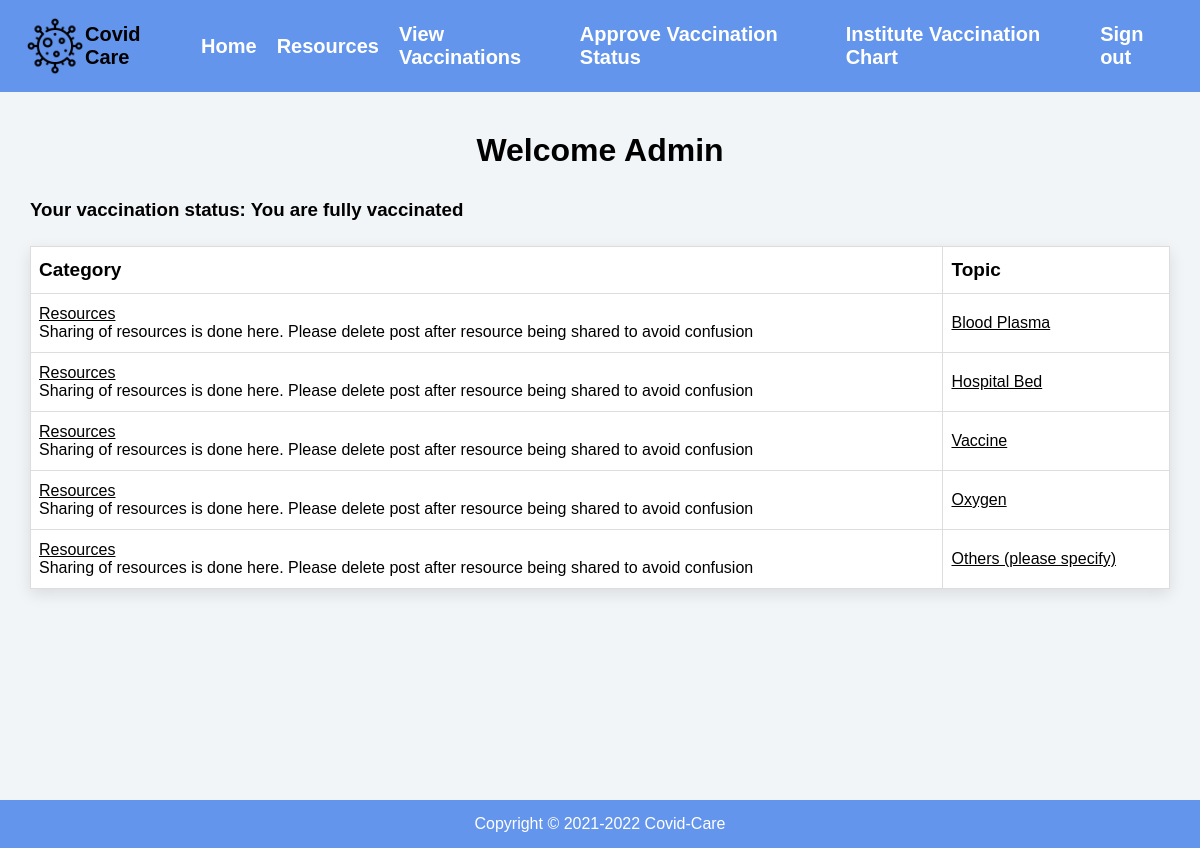
The page /index.php (signed in) on the database its author committed.
### tables this page shows
CREATE TABLE `topics` (
  `topic_id` int(8) NOT NULL,
  `topic_subject` varchar(255) NOT NULL,
  `topic_cat` int(8) NOT NULL,
  `topic_by` int(8) NOT NULL
);

CREATE TABLE `categories` (
  `cat_id` int(8) NOT NULL,
  `cat_name` varchar(255) NOT NULL,
  `cat_description` varchar(255) NOT NULL
);

### index.php (the view, shortened to what this page needs)
<?php
include 'connect.php';
include 'header.php';
$sql = "SELECT  *
FROM categories
INNER JOIN topics
ON categories.cat_id = topics.topic_cat;";
$result = mysqli_query($conn, $sql);
if(isset($_SESSION['signed_in']) == false)
{
    header("Location: signin.php");
    exit();
}
else{
    $sql_vaccine = "SELECT  user_vaccination
   FROM users
    WHERE users.user_id=".$_SESSION['user_id']
    ;
    $result_vaccine=mysqli_query($conn, $sql_vaccine);
    $row_vaccine = mysqli_fetch_assoc($result_vaccine);
    echo("<h1>Welcome ".$_SESSION['user_name']. "</h1>");
    if ($row_vaccine['user_vaccination']==2) {
        echo "<h3 class='sub-head'>Your vaccination status: You are fully vaccinated</h3>";
    }
if(!$result)
{
    echo 'The categories could not be displayed, please try again later.';
}
else
{
    if(mysqli_num_rows($result) == 0)
    {
        echo 'No categories defined yet.';
    }
    else
    {
        echo '<table border="1">
              <tr>
                <th>Category</th>
                <th>Topic</th>
              </tr>';
        while($row = mysqli_fetch_assoc($result))
        {
            echo '<tr>';
                echo '<td class="leftpart">';
                    echo '<h5><a href="category.php?id=' . $row['cat_id'] . '">' . $row['cat_name'] . '</a></h5>' . $row['cat_description'];
                echo '</td>';
                echo '<td class="rightpart">';
                            echo '<h5><a href="topic.php?id=' . $row['topic_id'] . '">' . $row['topic_subject'] . '</a><h5>';;
                echo '</td>';
            echo '</tr>';
        }
        echo '</table>';
    }
}
}
?>
<?php
include 'footer.php';
?>

### header.php (shortened to what this page needs)
<!doctype html>
<html>
<head>
<link rel="stylesheet" href="style.css">
</head>
<body>
      <header>
        <div class="logo">
          <a href="index.php"><img src="virus.png" height="60px"/><span>Covid Care</span></a>
</div>
        <div class="links">
          <?php
      if (isset($_SESSION['user_level'])) {
        echo ' <a class="item" href="index.php"> Home </a>
        <a class="item" href="category.php?id=8">Resources</a>';?><?php
        if (isset($_SESSION['user_level'])&&$_SESSION['user_level']==1) {
          echo '<a class="item" href="vaccination.php">View Vaccinations</a>';
          echo '<a class="item" href="approve-vaccination.php">Approve Vaccination Status</a>';}
          echo '<a class="item" href="institute-vaccination-chart.php">Institute Vaccination Chart</a>';
          echo '</div>
          <div><a href="signout.php">Sign out</a><div>';
        }
        else{
          echo '<a class="item" href="institute-vaccination-chart.php">Institute Vaccination Chart</a></div><div><a href="signup.php">SignUp</a><a href="signin.php">Login</a></div>';
        }
      ?>
      </div>
    </header>
    <div class="container">

### footer.php
</div>
<div class="footer">Copyright © 2021-2022 Covid-Care</div>
</body>
</html>

### style.css (style rules this page uses)
* { margin: 0; padding: 0; box-sizing: border-box; font-family: "Poppins", sans-serif; }
body { background-color: #F1F5F8; min-height: 100vh; position: relative; }
a { text-decoration: underline; }
h1 { text-align: center; margin: 10px 0px ; margin-top: 40px; }
.container { width: 95%; margin: auto; margin-bottom: 30px; }
header { display: flex; align-items: center; justify-content: space-between; padding: 16px 15px; color: white; background-color: #6495ED; margin-bottom: 40px; }
header div { display: flex; align-items: center; }
.logo a { font-size: 20px; display: flex; align-items: center; color: black; }
header a { color: white; margin: 0px 10px; font-size: 20px; text-decoration: none; font-weight: bolder; }
.sub-head { margin-top: 30px; }
table { font-family: Arial, Helvetica, sans-serif; border-collapse: collapse; overflow-x: auto; width: 100%; margin-top: 25px; background-color: white; box-shadow: 0 5px 15px rgb(0 0 0 / 10%); }
table td, table th { border: 1px solid #ddd; padding:11px 8px; }
td,h5 { font-size: 16px; font-weight: 300; }
table th { padding-top: 12px; padding-bottom: 12px; text-align: left; font-weight: bolder; color: black; font-size: 19px; }
table a { color: black; }
.footer { top: 100%; position: absolute; background-color: #6495ED; color: white; width: 100%; padding: 15px; text-align: center; }

### rows shown on the page
topics: topic_cat.cat_name "Resources", topic_cat.cat_description "Sharing of resources is done here. Please delete post after resource being shared to avoid confusion", topic_subject "Blood Plasma"
topics: topic_cat.cat_name "Resources", topic_cat.cat_description "Sharing of resources is done here. Please delete post after resource being shared to avoid confusion", topic_subject "Hospital Bed"
topics: topic_cat.cat_name "Resources", topic_cat.cat_description "Sharing of resources is done here. Please delete post after resource being shared to avoid confusion", topic_subject "Vaccine"
topics: topic_cat.cat_name "Resources", topic_cat.cat_description "Sharing of resources is done here. Please delete post after resource being shared to avoid confusion", topic_subject "Oxygen"
topics: topic_cat.cat_name "Resources", topic_cat.cat_description "Sharing of resources is done here. Please delete post after resource being shared to avoid confusion", topic_subject "Others (please specify)"

### other values the page prints
$_SESSION['user_name'] "Admin"
